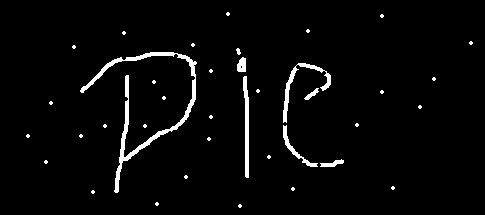
#> input picture ComputerVision-Opencv/images/pei.png, 485 x 215 px
$ jupyter execute 'Morphological Transformations.ipynb'
#> lines starting #> are read from the running program, lines starting #| are printed output that depends on the picture; after the words box and inside, x2 and y2 are one past the last pixel; in counts of white or black regions, pixels touching at a corner belong together
# Morphological Transformations:
Here,We will eleborate different morphological operations like Erosion, Dilation, Opening, Closing etc.
We will learn different functions like : cv2.erode(), cv2.dilate(), cv2.morphologyEx() etc

Morphological transformations are some simple operations based on the image shape. It is normally performed on binary images. It needs two inputs, one is our original image, second one is called structuring element or kernel which decides the nature of operation. Two basic morphological operators are Erosion and Dilation. Then its variant forms like Opening, Closing, Gradient etc

# Erosion.
The basic idea of erosion is just like soil erosion only, it erodes away the boundaries of foreground object (Always try to keep foreground in white). So what does it do? The kernel slides through the image (as in 2D convolution). A pixel in the original image (either 1 or 0) will be considered 1 only if all the pixels under the kernel is 1, otherwise it is eroded (made to zero).

So what happends is that, all the pixels near boundary will be discarded depending upon the size of kernel. So the thickness or size of the foreground object decreases or simply white region decreases in the image. It is useful for removing small white noises (as we have seen in colorspace chapter), detach two connected objects etc.

Here, as an example, I would use a 5x5 kernel with full of ones. Let’s see it how it works:

[cell 1]
import cv2
import matplotlib.pyplot as plt
import numpy as np

[cell 2]
def displayImage(imageList):
    plt.figure(figsize=(18,12))
    i = 0
    for item in imageList:
        plt.subplot(2, 5, i+1)
        plt.imshow(item['image'])
        i += 1
        plt.axis('off')
        plt.title(item['name'],fontsize = 18, color = 'green')
    plt.tight_layout()
    plt.show()

[cell 3]
img = cv2.imread('images/pei.png',0)
#> img: shape (215, 485); 3.1% white; 38 white regions (30 under 20 px), largest, box (x1, y1, x2, y2) and area: (80, 52, 197, 193) 1525, (283, 63, 331, 123) 431, (243, 76, 249, 178) 408
image_RGB = cv2.cvtColor(img, cv2.COLOR_BGR2RGB)
#> image_RGB is the input picture: shape (215, 485, 3); 3.1% white; 38 white regions (30 under 20 px), largest, box (x1, y1, x2, y2) and area: (80, 52, 197, 193) 1525, (283, 63, 331, 123) 431, (243, 76, 249, 178) 408
rows,cols,ch = image_RGB.shape
#> rows = 215; cols = 485; ch = 3

kernel = np.ones((3,3),np.uint8)
erosion = cv2.erode(image_RGB,kernel,iterations = 1)
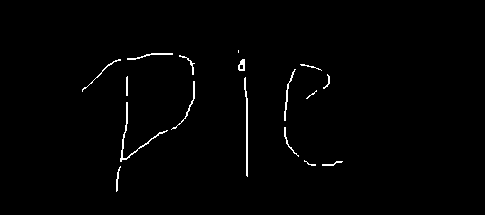
#> erosion: shape (215, 485, 3); 1.1% white in thin lines or dots, all inside (x1, y1, x2, y2) = (82, 50, 343, 192)

displayImage([
    {'name':'Origina Image','image':image_RGB},
     {'name':'Erosion Transform','image':erosion},
             ])
#> in displayImage, `plt.show()`:
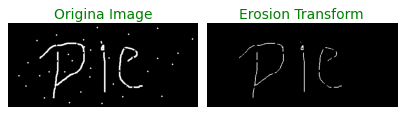
#> figure drawn by matplotlib, 2 panels

# Dilation
t is just opposite of erosion. Here, a pixel element is ‘1’ if atleast one pixel under the kernel is ‘1’. So it increases the white region in the image or size of foreground object increases. Normally, in cases like noise removal, erosion is followed by dilation. Because, erosion removes white noises, but it also shrinks our object. So we dilate it. Since noise is gone, they won’t come back, but our object area increases. It is also useful in joining broken parts of an object.

[cell 4]
img = cv2.imread('images/pei.png',0)
image_RGB = cv2.cvtColor(img, cv2.COLOR_BGR2RGB)
rows,cols,ch = image_RGB.shape

kernel = np.ones((7,7),np.uint8)
dilation = cv2.dilate(image_RGB,kernel,iterations = 1)
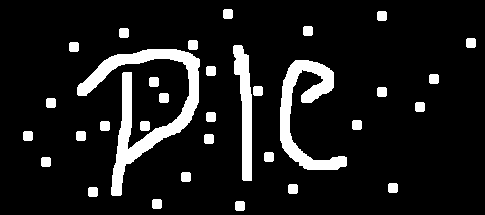
#> dilation: shape (215, 485, 3); 10.8% white; 33 white regions, largest, box (x1, y1, x2, y2) and area: (77, 49, 200, 196) 4359, (280, 60, 347, 170) 2533, (233, 45, 252, 181) 1474

displayImage([
    {'name':'Origina Image','image':image_RGB},
     {'name':'Dilation Transform','image':dilation},
             ])
#> in displayImage (call 2), `plt.show()`:
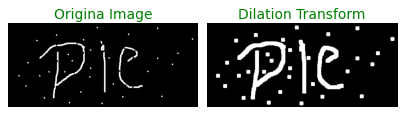
#> figure drawn by matplotlib, 2 panels

#  Opening
Opening is just another name of erosion followed by dilation. It is useful in removing noise, as we explained above. Here we use the function, cv2.morphologyEx()

[cell 5]
img = cv2.imread('images/pei.png',0)
image_RGB = cv2.cvtColor(img, cv2.COLOR_BGR2RGB)
rows,cols,ch = image_RGB.shape

kernel = np.ones((3,3),np.uint8)
opening = cv2.morphologyEx(image_RGB, cv2.MORPH_OPEN, kernel)
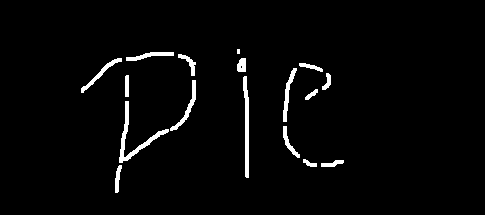
#> opening: shape (215, 485, 3); 2.7% white; 17 white regions (1 under 20 px), largest, box (x1, y1, x2, y2) and area: (119, 101, 169, 163) 492, (243, 76, 249, 178) 408, (170, 80, 196, 131) 244

displayImage([
    {'name':'Origina Image','image':image_RGB},
     {'name':'Opening Transform','image':opening},
             ])

# Closing
Closing is reverse of Opening, Dilation followed by Erosion. It is useful in closing small holes inside the foreground objects, or small black points on the object.

[cell 6]
img = cv2.imread('images/pei.png',0)
image_RGB = cv2.cvtColor(img, cv2.COLOR_BGR2RGB)
rows,cols,ch = image_RGB.shape

kernel = np.ones((4,4),np.uint8)
closing = cv2.morphologyEx(image_RGB, cv2.MORPH_CLOSE, kernel)
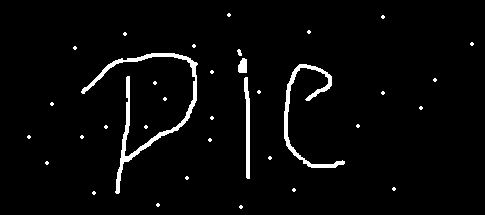
#> closing: shape (215, 485, 3); 3.2% white; 35 white regions (30 under 20 px), largest, box (x1, y1, x2, y2) and area: (81, 53, 198, 194) 1552, (284, 64, 345, 168) 883, (244, 77, 250, 179) 408, (238, 58, 247, 73) 114, (237, 49, 242, 56) 24

displayImage([
    {'name':'Origina Image','image':image_RGB},
     {'name':'Closing Transform','image':closing},
             ])

# Morphological Gradient
It is the difference between dilation and erosion of an image
# Top Hat
It is the difference between input image and Opening of the image. Below example is done for a 9x9 kernel.

# Black Hat
It is the difference between the closing of the input image and input image.

[cell 7]
img = cv2.imread('images/open.png',0)
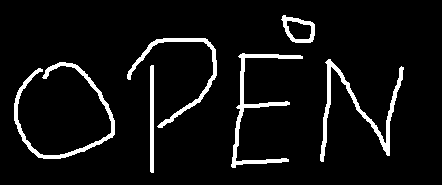
#> input picture ComputerVision-Opencv/images/open.png, 442 x 185 px
#> img: shape (185, 442); 6.5% white; 6 white regions, box (x1, y1, x2, y2) and area: (14, 62, 115, 159) 1243, (320, 59, 404, 162) 1231, (231, 53, 303, 168) 1123, (127, 38, 217, 128) 888, (150, 65, 154, 173) 430, (281, 15, 315, 43) 363
image_RGB = cv2.cvtColor(img, cv2.COLOR_BGR2RGB)
#> image_RGB is the input picture: shape (185, 442, 3); 6.5% white; 6 white regions, box (x1, y1, x2, y2) and area: (14, 62, 115, 159) 1243, (320, 59, 404, 162) 1231, (231, 53, 303, 168) 1123, (127, 38, 217, 128) 888, (150, 65, 154, 173) 430, (281, 15, 315, 43) 363
kernel = np.ones((4,4),np.uint8)
cv2.getStructuringElement(cv2.MORPH_CROSS,(5,5))
gradient = cv2.morphologyEx(image_RGB, cv2.MORPH_GRADIENT, kernel)
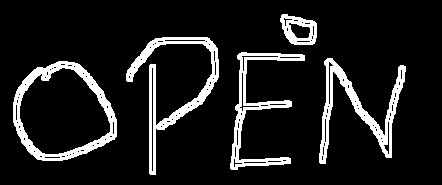
#> gradient: shape (185, 442, 3); 11.2% white; 5 white regions, box (x1, y1, x2, y2) and area: (13, 61, 117, 161) 2322, (126, 37, 219, 175) 2296, (319, 58, 406, 164) 2108, (230, 52, 305, 170) 1795, (280, 14, 317, 45) 621

kernel2 = np.ones((9,9),np.uint8)
tophat = cv2.morphologyEx(image_RGB, cv2.MORPH_TOPHAT, kernel2)

blackhat = cv2.morphologyEx(image_RGB, cv2.MORPH_BLACKHAT, kernel2)
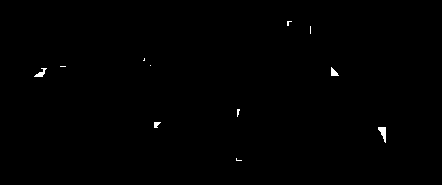
#> blackhat: shape (185, 442, 3); 0.31% white; 11 white regions (7 under 20 px), largest, box (x1, y1, x2, y2) and area: (378, 127, 386, 143) 72, (34, 68, 47, 77) 51, (331, 67, 339, 76) 43, (154, 122, 161, 128) 29

displayImage([
    {'name':'Origina Image','image':image_RGB},
     {'name':'Gradient Transform','image':gradient},
    {'name':'Top Hat Transform','image':tophat},
    {'name':'Black Hat Transform','image':blackhat},
             ])
